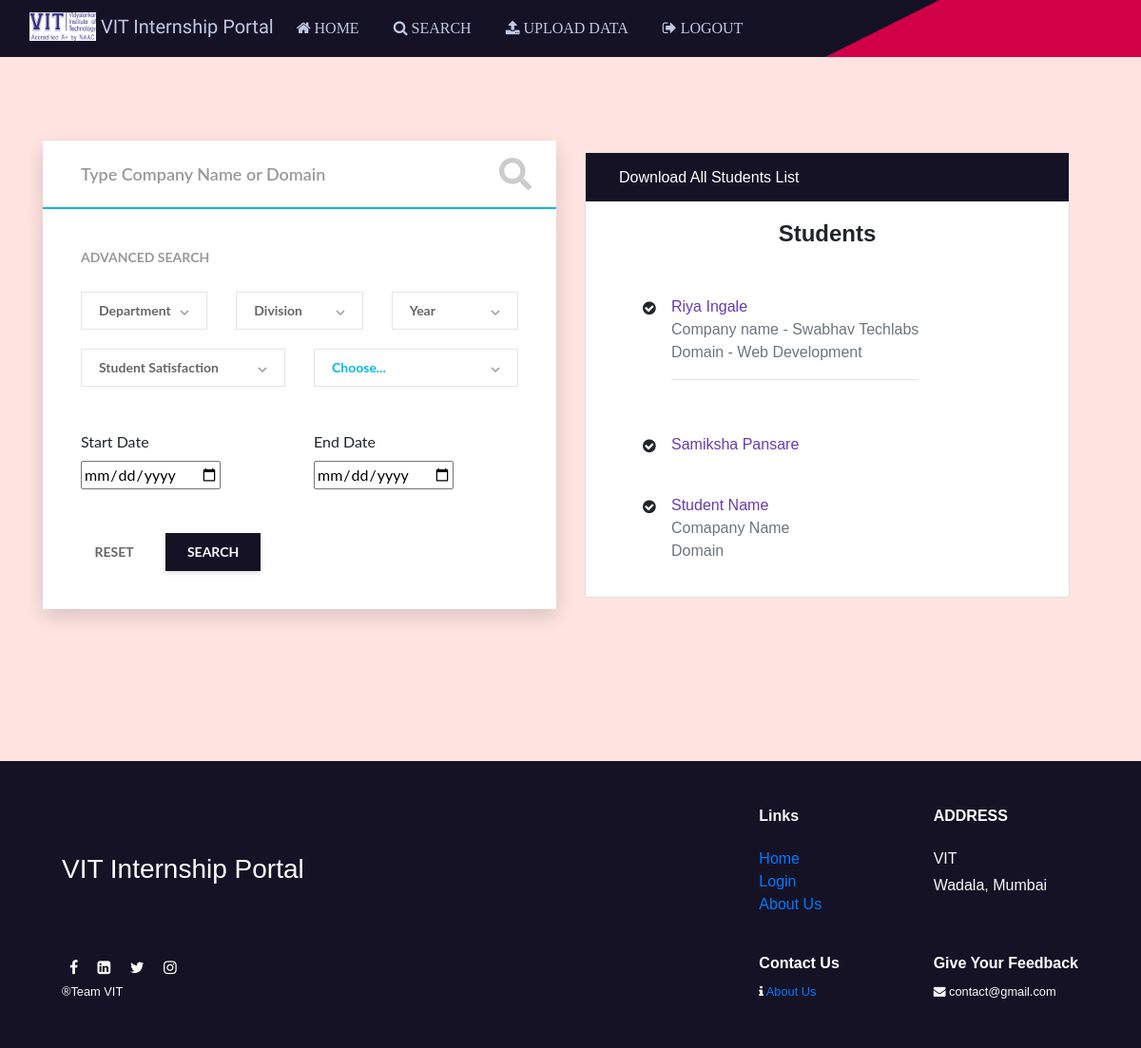
Page /search (signed in) on the earlier database version.
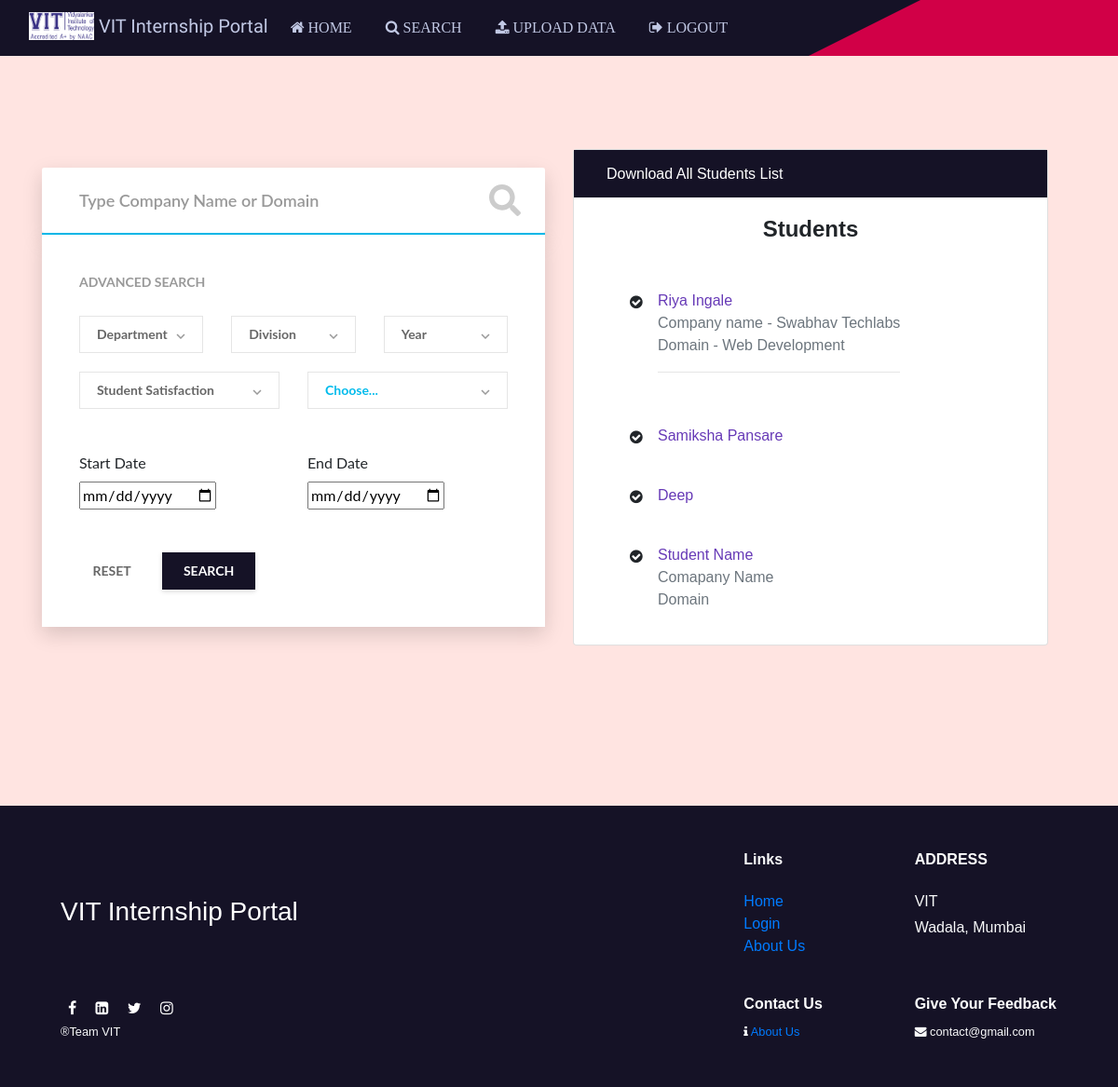
Same page on the later database version.
### app.py (models this page shows)
class Users(UserMixin, db.Model):
    id = db.Column(db.Integer, primary_key=True)
    fullname = db.Column(db.String(150))
    rollno = db.Column(db.String(15), unique=True)
    password = db.Column(db.String(80))
    mobileno = db.Column(db.String(15))
    email = db.Column(db.String(50))
    dept = db.Column(db.String(15))
    div = db.Column(db.String(15))
    year = db.Column(db.String(15))
    linkedIn_username = db.Column(db.Text)
    role = db.Column(db.Text)

class Internships(db.Model):
    id = db.Column(db.Integer, primary_key=True)
    user_id = db.Column(db.Integer)
    companyname = db.Column(db.Text)
    position = db.Column(db.Text)
    domain = db.Column(db.Text)
    source = db.Column(db.Text)
    skills_acquired = db.Column(db.Text)
    companyrepresentative_name = db.Column(db.Text)
    companyrepresentative_contact = db.Column(db.Text)
    startdate = db.Column(db.Date)
    enddate = db.Column(db.Date)
    offerletter = db.Column(db.LargeBinary)
    offerletter_filename = db.Column(db.Text)
    completioncert = db.Column(db.LargeBinary)
    completioncert_filename = db.Column(db.Text)
    feedback = db.Column(db.Text)
    workenv = db.Column(db.Integer)
    satisfied = db.Column(db.Text)
    recommendation = db.Column(db.Text)

### app.py (the view, shortened to what this page needs)
@app.route('/search', methods=['GET', 'POST'])
def search():
    if not current_user.is_authenticated:
        return redirect('/admin/login')
    else:
        if current_user.role == "admin":
            allinternships = []
            allstudents = []
            student_data = []
            internship_data = []
            if request.method == "GET":
                allstudents = Users.query.filter(Users.id != 2).all()
                allinternships = Internships.query.all()
                return render_template("search.html", students=allstudents, internships=allinternships, s=True)
        else:
            return "Page for Admin User Only"

### app.py (called while the page is built)
@login_manager.user_loader
def load_user(user_id):
    return Users.query.get(int(user_id))

### templates/search.html (shortened to what this page needs)
<!DOCTYPE html>
<html lang="en">
  <head>
    <link rel="stylesheet" href="../static/css/styles.css" />
    <link rel="stylesheet" href="../static/css/search.css" />
    <link
      rel="stylesheet"
      href="https://cdnjs.cloudflare.com/ajax/libs/font-awesome/4.7.0/css/font-awesome.min.css"
    />
    <link
      rel="stylesheet"
      href="https://maxcdn.bootstrapcdn.com/bootstrap/4.0.0/css/bootstrap.min.css"
    />
  </head>
  <body style="background-color: #ffe4e1">
    <nav class="navbar navbar-expand-lg navbar-red navbar-dark">
      <div class="wrap"></div>
      <div class="container-fluid all-show">
        <a class="navbar-brand" href="#" style="color: #c1c8e4">
          <img
            src="..\static\img\VIT.png"
            width="70"
            height="30"
            class="d-inline-block align-top"
            alt=""
          />
          VIT Internship Portal
        </a>
        <div class="collapse navbar-collapse" id="navbarSupportedContent">
          <ul class="navbar-nav mr-auto mb-2 mb-lg-0">
            <li class="nav-item">
              <a class="nav-link" href="/"><i class="fa fa-home"> Home</i></a>
            </li>
            <li class="nav-item">
              <a class="nav-link" href="/search"
                ><i class="fa fa-search"> Search</i></a
              >
            </li>
            <li class="nav-item">
              <a class="nav-link" href="/admin/dashboard"
                ><i class="fa fa-upload"> Upload Data</i></a
              >
            </li>
             {% if current_user.is_authenticated %}
            <li class="nav-item">
              <a class="nav-link" href="/logout"
                ><i class="fa fa-sign-out"> Logout</i></a
              >
            </li>
            {% endif %}
          </ul>
        </div>
      </div>
    </nav>
    <div class="container">
      <div class="row">
        <div class="s009 col-12 col-lg-6" style="background-color: #ffe4e1">
          <form method="POST">
            <div class="inner-form">
              <div class="basic-search">
                <div class="input-field">
                  <input
                    id="companyname"
                    type="text"
                    placeholder="Type Company Name or Domain"
                    name="searchname"
                    oninput="handleChange()"
                  />
                  <div class="icon-wrap">
                  </div>
                </div>
              </div>
              <div class="advance-search">
                <span class="desc">ADVANCED SEARCH</span>
                <div class="row">
                  <div class="input-field col-12 col-sm-4">
                    <div class="input-select">
                      <select id="dept" data-trigger="" name="dept" onchange="handleChange()">
                        <option placeholder="" name="dept" value="">
                          Department
                        </option>
                      </select>
                    </div>
                  </div>
                  <div class="input-field col-12 col-sm-4">
                    <div class="input-select">
                      <select id="div" data-trigger="" name="div" onchange="handleChange()">
                        <option placeholder="" value="" name="div">
                          Division
                        </option>
                      </select>
                    </div>
                  </div>
                  <div class="input-field col-12 col-sm-4">
                    <div class="input-select">
                      <select id="year" data-trigger="" name="year" onchange="handleChange()">
                        <option placeholder="" value="" name="year">
                          Year
                        </option>
                      </select>
                    </div>
                  </div>
                </div>
                <div class="row second">
                  <div class="input-field col-12 col-sm-6">
                    <div class="input-select">
                      <select id="year" data-trigger="" name="satisfied" onchange="handleChange()">
                        <option placeholder="" value="" name="satisfied">
                          Student Satisfaction
                        </option>
                      </select>
                    </div>
                  </div>
                  <div class="input-field col-12 col-sm-6">
                    <div class="input-select">
                      <select id="domain" data-trigger="" name="domain" onchange="handleChange()">
                        <option selected name="domain">Choose...</option>
                      </select>
                    </div>
                  </div>
                </div>
                <div class="row second">
                  <div class="input-field-date col-12 col-sm-6">
                    <label for="startdate">Start Date</label>
                    <input id="startdate" type="date" name="startdate" onchange="handleChange()"/>
                  </div>
                  <div class="input-field-date col-12 col-sm-6">
                    <label for="enddate">End Date</label>
                    <input type="date" id="enddate" name="enddate" onchange="handleChange()"/>
                  </div>
                </div>
                <div class="row third">
                  <div class="input-field">
                    <div class="group-btn">
                      <button type="reset" class="btn-delete" id="delete">
                        RESET
                      </button>
                      <button
                        type="submit"
                        formaction="/search"
                        class="btn-search"
                        style="background-color: #151226"
                        onclick=""
                      >
                        SEARCH
                      </button>
                    </div>
                  </div>
                </div>
              </div>
            </div>
          </form>
        </div>
        <div
          class="
            row
            d-flex
            justify-content-center
            mt-100
            mb-100
            col-12 col-lg-6
          "
        >
          <div class="col-12 col-lg-12">
            <div class="card">
              <a class="downloadlistbutton" href="/exportall"
                >Download All Students List</a
              >
              <div class="card-body text-center">
                <h4 class="card-title m-b-0">Students</h4>
              </div>
              {% if s %}
              <ul class="list-style-none">
                {% for user in students %}
                <li class="d-flex no-block card-body">
                  <i class="fa fa-check-circle w-30px m-t-5"></i>
                  <div>
                    <a
                      href="/otherprofile/{{user.id}}"
                      class="m-b-0 font-medium p-0"
                      data-abc="true"
                      >{{user.fullname}}</a
                    >
                    <div class="Company-Names">
                      {% for Internship in internships %} {% if user.id ==
                      Internship.user_id %}
                      <div class="text-muted">
                        Company name - {{Internship.companyname}}
                      </div>
                      <div class="text-muted">
                        Domain - {{Internship.domain}}
                      </div>
                      <hr />
                      {% endif %} {% endfor %}
                    </div>
                  </div>
                </li>
                {% endfor %}
                <li class="d-flex no-block card-body">
                  <i class="fa fa-check-circle w-30px m-t-5"></i>
                  <div>
                    <a href="#" class="m-b-0 font-medium p-0" data-abc="true"
                      >Student Name</a
                    >
                    <div class="text-muted">Comapany Name</div>
                    <div class="text-muted">Domain</div>
                  </div>
                </li>
              </ul>
              {% else %}
                <h5 style="font-style: italic">No Students Found</h5>
              {% endif %}
            </div>
          </div>
        </div>
      </div>
    </div>
    <p>
      <br />
    </p>
<div class="container-fluid pb-0 mb-0 justify-content-center text-light" style="background-color: #151226;color: #fff;">
  <footer>
    <div class="row my-5 justify-content-center py-5">
      <div class="col-11">
        <div class="row ">
          <div class="col-xl-8 col-md-4 col-sm-4 col-12 my-auto mx-auto a">
            <h3 class="mb-md-0 mb-5 bold-text" style="color: #fff;"> VIT Internship Portal</h3>
          </div>
          <div class="col-xl-2 col-md-4 col-sm-4 col-12">
            <h6 class="mb-3 mb-lg-4 bold-text "><b>Links</b></h6>
            <ul class="list-unstyled">
              <li><a href="/">Home</a></li>
              <li><a href="/login">Login</a></li>
              <li><a href="/aboutus">About Us</a></li>
            </ul>
          </div>
          <div class="col-xl-2 col-md-4 col-sm-4 col-12">
            <h6 class="mb-3 mb-lg-4 bold-text mt-sm-0 mt-5" style="color: #ffffff;"><b>ADDRESS</b></h6>
            <p class="mb-1">VIT</p>
            <p>Wadala, Mumbai</p>
          </div>
        </div>
        <div class="row ">
          <div class="col-xl-8 col-md-4 col-sm-4 col-auto my-md-0 mt-5 order-sm-1 order-3 align-self-end">
            <p class="social text-muted mb-0 pb-0 bold-text">
               <span class="mx-2"><i class="fa fa-facebook" aria-hidden="true" style="color: #ffffff;"></i></span>
               <span class="mx-2"><i class="fa fa-linkedin-square" aria-hidden="true" style="color: #ffffff;"></i></span>
               <span class="mx-2"><i class="fa fa-twitter" aria-hidden="true" style="color: #ffffff;"></i></span>
               <span class="mx-2"><i class="fa fa-instagram" aria-hidden="true" style="color: #ffffff;"></i></span>
             </p>
             <small class="rights"><span>&#174;</span>Team VIT </small>
          </div>
          <div class="col-xl-2 col-md-4 col-sm-4 col-auto order-1 align-self-end ">
            <h6 class="mt-55 mt-2  bold-text" style="color: #ffffff;"><b>Contact Us</b></h6><small>
               <span><i class="fa fa-info" aria-hidden="true"></i></span> <a href="/aboutus">About Us</a></small>
          </div>
          <div class="col-xl-2 col-md-4 col-sm-4 col-auto order-2 align-self-end mt-3 ">
            <h6 class="mt-55 mt-2 bold-text" style="color: #ffffff;"><b>Give Your Feedback</b></h6><small>
               <span><i class="fa fa-envelope" aria-hidden="true"></i></span> contact@gmail.com</small>
          </div>
        </div>
      </div>
    </div>
  </footer>
</div>
  </body>
</html>

### static/css/styles.css (style rules this page uses)
:root { --direction: -45deg; }
body { margin: 0; padding: 0; }
.navbar-nav > li > a { text-transform: uppercase; font-size: 12px; margin-right: 20px; color: #C1C8E4; font-size: medium; }
.nav-link { color: #C1C8E4 !important; }
.wrap { width: 100%; position: absolute; height: 100%; background-color: #d10047; clip-path: polygon(81% 0, 100% 0, 100% 50%, 100% 100%, 71% 100%); transition: 1s all; }
.navbar-brand { color: #266150; font-family: "Allerta Stencil", sans-serif; margin-bottom: 4px; font-size: 27px; }
.navbar-red { background-color: #151226; color: #266150; }
.all-show { z-index: 10; }

Differences in the rows shown:
added Users: fullname "Deep"
